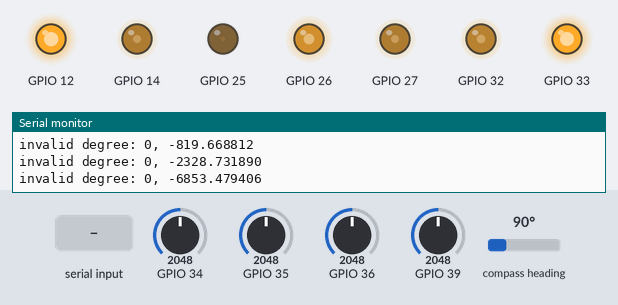
The sketch below on a simulated ESP32. Parts: output pins drawn as LEDs (lit = HIGH), the last lines printed to the serial monitor. Wiring (inferred from the names in the program): AS5600 angle sensor at I2C address 0x36. The test bench sets the inputs (shaded band); at power-on: compass heading 90°, GPIO 34 = 2048, GPIO 35 = 2048, GPIO 36 = 2048, GPIO 39 = 2048.

Above: at 4.55 s.
4.8 s: compass heading set to 7°
7.8 s: GPIO 34 set to 2866
At 9.28 s:
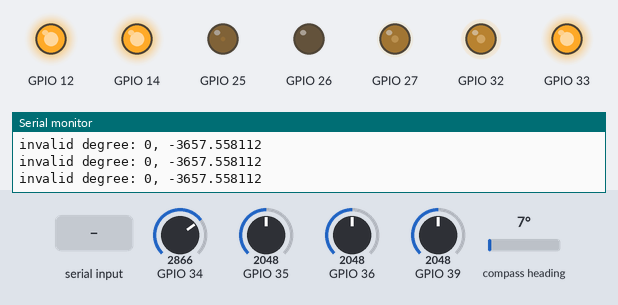
10.8 s: GPIO 35 set to 2866
At 12.44 s:
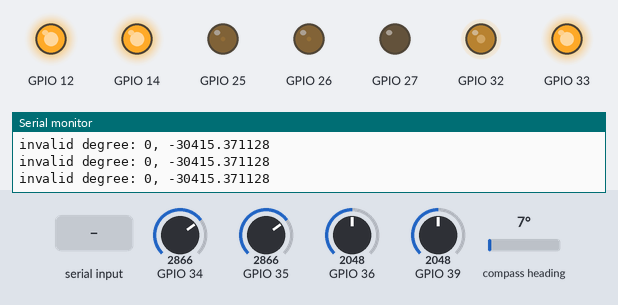
13.8 s: "?\n" received over Serial
16.8 s: GPIO 36 set to 2866
At 16.97 s:
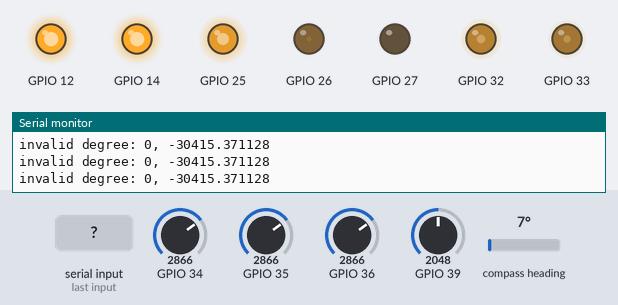
19.8 s: GPIO 39 set to 2866
At 19.98 s:
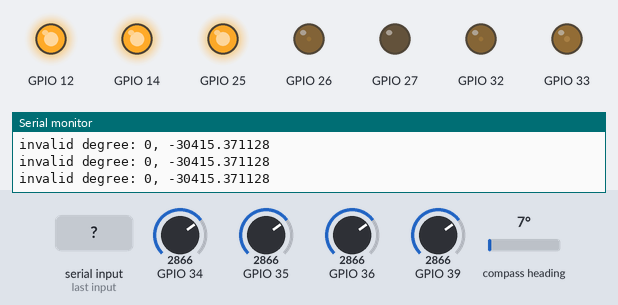
Timing chart, 0 to 25.1 s (numbered marks = the images above; inputs shaded):
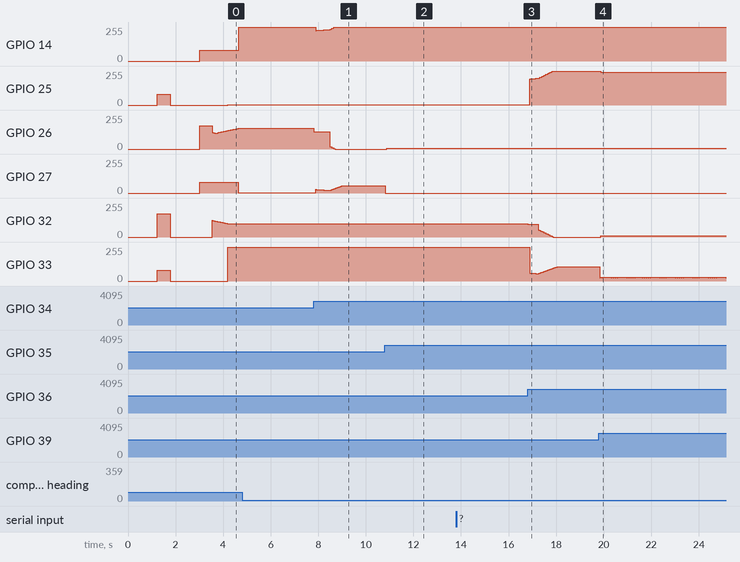

Measured:
- after the input at 10.8 s, GPIO 26: 0/255 → 6/255 after 0.08 s, then repeats every 0.08 s: 5/255 0.02 s, 4/255 0.05 s, 6/255 0.01 s
- after the input at 19.8 s, GPIO 25: 255/255 → 245/255 after 0.07 s, then repeats every 0.08 s: 246/255 0.02 s, 247/255 0.05 s, 245/255 0.01 s; GPIO 32: 0/255 → 10/255 after 0.07 s, then repeats every 0.08 s: 9/255 0.02 s, 8/255 0.05 s, 10/255 0.01 s

The sketch:

my-foc-project.ino
```cpp
// (licence header left out)
#include "pid.h"
#include "InlineCurrent.h"
#include "AS5600.h"
#include "foc.h"

static bldc         *motor_list[MOTOR_NUMB];
static AngleSensor  *angle_list[MOTOR_NUMB];
static CurrSense    *current_list[MOTOR_NUMB];
static foc          *foc_list[MOTOR_NUMB];
static float ref_param[MOTOR_NUMB];

static int motor_id;
static int run_mode;
static float motor_target = 0.0f;
static int count = 0;

static float radian_prev = 0;
static float ratchet_target = 0;


static void print_help()
{
    printf("mode=<n> set foc running mode:\n");
    printf("\t\t n = 0 : speed mode, dual motor runing as same target speed\n");
    printf("\t\t n = 1 : postion mode, dual motor runing as same target position\n");
    printf("\t\t n = 2 : postion feedback mode, use another motor's position as input\n");
    printf("\t\t n = 3 : postion ratchet mode, Motor0 as input, Motor1 runs like a ratchet\n");

    printf("target=<val> set the target value for running mode\n");
    printf("\t\t speed mode, val = [-100, 100] rad/s\n");
    printf("\t\t position mode, val = [-1024, 1024] radian\n");
}

static void serialReceiveUserCommand()
{
    // a string to hold incoming data
    static String received_chars;

    int commaPosition = 0;
    String command = "";
    float val = 0;

    while (Serial.available()) {
        // get the new byte:
        char inChar = (char)Serial.read();
        received_chars += inChar;
        // end of user input
        if (inChar == '\n') {
            commaPosition = received_chars.indexOf('='); // cmd = value
            int size = received_chars.indexOf('\n') - 1;

            if (commaPosition == -1 || received_chars == "?") {
                print_help();
                received_chars = "";
                continue;
            }

            command = received_chars.substring(0, commaPosition);
            val = received_chars.substring(commaPosition + 1, size).toDouble();

            printf("%s = %f\n", command.c_str(), val);

            if (command == "motor") {
                motor_id = val;
            }
            else if (command == "mode") {
                run_mode = val;
                motor_target = 0;
                foc_list[MOTOR_ID_0]->setMode(run_mode);
                foc_list[MOTOR_ID_1]->setMode(run_mode);
            }
            else if (command == "target") {
                motor_target = val;
            }
            else if (command == "p") {

                foc_list[motor_id]->setDebug(run_mode, FOC_PID_KP, val);
            }
            else if (command == "i") {

                foc_list[motor_id]->setDebug(run_mode, FOC_PID_KI, val);
            }
            else if (command == "d") {

                foc_list[motor_id]->setDebug(run_mode, FOC_PID_KD, val);
            }
            else if (command == "if") {
                foc_list[motor_id]->setDebug(run_mode, FOC_PID_KI_FACTOR, val);
            }

            // reset the command buffer
            received_chars = "";
        }
    }
}

static void create_motor_controller(int id)
{
    bldc *_motor        = new bldc(id, 12);
    AngleSensor *_angle = new AngleSensor(id, 1, 7);
    CurrSense *_current = new CurrSense(id);
    foc *_foc           = new foc(_motor, _current, _angle);

    motor_list[id] = _motor;
    current_list[id] = _current;
    angle_list[id] = _angle;
    foc_list[id] = _foc;

    _foc->initAndCalibrateSensor();
    _foc->updateSensors();
    // setup default running mode
    _foc->setMode(run_mode);
}

void setup()
{
    Serial.begin(230400);
    pinMode(12, OUTPUT);
    digitalWrite(12, HIGH);  //V4电机使能

    run_mode = FOC_MODE_POS_FEED;
    motor_id = MOTOR_ID_0;

    create_motor_controller(MOTOR_ID_0);
    create_motor_controller(MOTOR_ID_1);
}

void loop()
{
    // unsigned long timestamp_prev = micros();
    serialReceiveUserCommand();

    for (int i = 0; i < MOTOR_NUMB; i++) {
        foc_list[i]->updateSensors();
        ref_param[i] = angle_list[i]->getFullRadian();
    }

    // if (i == MOTOR_ID_0) continue;
    switch (run_mode) {
        // case FOC_PID_MODE_ID:
        //     _foc->setTargetCurrent(0, motor_target[i]);
        //     break;

        case FOC_MODE_VEL:
            for (int i = 0; i < MOTOR_NUMB; i++) {
                foc_list[i]->setTargetVelocity(motor_target);
                ref_param[i] = angle_list[i]->getVelocity();
            }
            break;

        case FOC_MODE_POS:
            for (int i = 0; i < MOTOR_NUMB; i++) {
                foc_list[i]->setTargetPosition(motor_target);
            }
            break;

        case FOC_MODE_POS_FEED:
            foc_list[MOTOR_ID_0]->setTargetPosition(ref_param[MOTOR_ID_1]);
            foc_list[MOTOR_ID_1]->setTargetPosition(ref_param[MOTOR_ID_0]);
            break;

        case FOC_MODE_POS_RATCHET: {
            float delat_angle = ref_param[MOTOR_ID_0] - radian_prev;
            if (delat_angle > _PI / 3) {
                ratchet_target += delat_angle;
                radian_prev = ref_param[MOTOR_ID_0];
            }
            else if (ref_param[MOTOR_ID_0] < radian_prev) {
                radian_prev = ref_param[MOTOR_ID_0];
            }
            foc_list[MOTOR_ID_1]->setTargetPosition(ratchet_target);
            break;
        }
        default :
            printf("unsupport run mode : %d\n", run_mode);
            break;
    }

    // if (count++ > 100) {
    //     count = 0;
    //     printf("pos: %f, %f\n", ref_param[0], ref_param[1]);
    // }
    // unsigned long timestamp_now = micros();
    // printf("the loop consume(us): %d\n", timestamp_now - timestamp_prev);

    // single bldc motor: 460us
    // double bldc motor: 880
}
```

AS5600.cpp
```cpp
#include <Arduino.h>

#include "Wire.h"
#include "AS5600.h"
#include "lowpass_filter.h"

#define AS5600_ADDR 0x36
#define AS5600_ANGLE_REG 0x0C
#define AS5600_I2C_CLK 400000UL

static int count = 0;

AngleSensor::AngleSensor(uint8_t id, int dir, uint8_t poles)
    : id(id),
      direction(dir),
      pole_pairs(poles)
{
    timestamp_now = timestamp_prev = 0;
    round = 0;
    full_radian_cur = full_radian_prev = 0;
    radian_cur = radian_prev = 0;

    velocity_rad = 0;
    initial_degree = 0;
    velocity = new LowPassFilter(0.05); //Tf = 50ms
    position = new LowPassFilter(0.01); //Tf = 10ms

    wire = new TwoWire(id);
}

void AngleSensor::init()
{
    constexpr int I2C_PIN[] = {
        /*MOTOR0*/ 19, 18,
        /*MOTOR1*/ 23, 5
    };

    int i2c_scl_pin = I2C_PIN[0 + id * 2];
    int i2c_dat_pin = I2C_PIN[1 + id * 2];

    wire->begin(i2c_scl_pin, i2c_dat_pin, AS5600_I2C_CLK);
    wire->beginTransmission(AS5600_ADDR);
    wire->write(AS5600_ANGLE_REG);
    wire->endTransmission(false);

    uint32_t _raw = 0;
    for (int i = 0; i < 128; i++) {
         _raw += getRawAngle();
    }
    initial_degree = _raw >> 7;
    timestamp_now = timestamp_prev = micros();
    printf("as5600 initial degree = %d\n", initial_degree);
}

uint16_t AngleSensor::getRawAngle()
{
    byte readArray[2] = {0};
    static int32_t degree_prev = 0;
    wire->requestFrom(AS5600_ADDR, (uint8_t)2);

    for (int i = 0; i < 2; i++) {
        readArray[i] = wire->read();
    }
    uint16_t raw_angle = ((readArray[0] << 8) | readArray[1]);
    uint16_t degree = (raw_angle * 360) >> 12;

    if (fabs(degree - degree_prev) > 720) {
        printf("invalid degree: %d, %f\n", id, degree);
        degree = degree_prev;
    }
    degree_prev = degree;
    return degree;
}
/*
* bref: convert the angle to radian
* input angle: [0, 360]
* return: range [0, 2_PI]
*/
float AngleSensor::normalizeAngle(const float angle)
{
    float a = fmod(angle, _2PI);
    if (a < 0.0) {
        a += _2PI;
    }
    return a;
}
/*
* bref: return the physical_rad
* return: range [0, 2_PI]
*/
float AngleSensor::getAbsRadian()
{
    return direction * radian_cur;
}

float AngleSensor::getElectricAngle(bool is_mock)
{
    float physical_rad = 0;
    if (is_mock) {
        static int physical_ang = 0;
        physical_ang += 2;
        if (physical_ang >= 360) physical_ang = 0;

        physical_rad = physical_ang * _PI / 180.0f;
    }
    else {
        physical_rad = getAbsRadian();
    }

    float ele_angle = normalizeAngle(physical_rad * pole_pairs);

    // printf("physical_rad = %f, ele_angle=%f\n", physical_rad, ele_angle);

    return ele_angle;
}

float AngleSensor::getFullRadian()
{
    return direction * position->process(full_radian_cur);
}

float AngleSensor::getVelocity()
{
    return direction * velocity->process(velocity_rad);
}

void AngleSensor::sensorUpdate()
{
    timestamp_now = micros();

    uint16_t degree = getRawAngle();
    // uint16_t deg_aligned = (degree >= initial_degree) ?
    //             (degree - initial_degree) : (360 - initial_degree + degree);

    uint16_t deg_aligned = (degree >= initial_degree) ?
                (360 - degree + initial_degree) : (initial_degree - degree);

    radian_cur = deg_aligned * _PI / 180;

    float delta_radian = radian_cur - radian_prev;

    if(fabs(delta_radian) > _1_6_PI ) {
        round += ( delta_radian > 0 ) ? -1 : 1;
    }

    full_radian_cur = round * _2PI + radian_cur;

    float Ts = (timestamp_now - timestamp_prev) * 1e-6;
    if(Ts <= 0) {
        Ts = 1e-3f;
        printf("system timer overflowed\n");
        while(1);
    }

    velocity_rad = (full_radian_cur - full_radian_prev) / Ts;

    // if (count++ > 200 ) {
    //     count = 0;
    //     printf("angle: %d, %f, %d, %f\n", deg_aligned, radian_cur, round, velocity_rad);
    // }

    radian_prev = radian_cur;
    full_radian_prev = full_radian_cur;
    timestamp_prev = timestamp_now;
}
```

AS5600.h
```cpp
#include <Arduino.h>
#include "Wire.h"

class LowPassFilter;

constexpr float _PI     = 3.14159265359f;
constexpr float _1_6_PI = 5.026548245743f;
constexpr float _2PI    = 6.28318530718f;

class AngleSensor
{
  public:
    AngleSensor(uint8_t id, int dir, uint8_t poles);
    // void Sensor_init();

    float getElectricAngle(bool is_mock = false);
    float getVelocity();
    float getFullRadian();

    void sensorUpdate();
    void init();

  private:
    float normalizeAngle(const float angle);
    uint16_t getRawAngle();
    float getAbsRadian();

  private:
    uint8_t id;
    int direction;
    uint8_t pole_pairs;

    TwoWire* wire;
    LowPassFilter *velocity; // rad/s
    LowPassFilter *position;

    float radian_cur;
    float radian_prev;

    float full_radian_cur;
    float full_radian_prev;
    float velocity_rad;

    int32_t initial_degree;
    int32_t round;

    unsigned long timestamp_prev;
    unsigned long timestamp_now;
    // int32_t round_prev;
};
```

InlineCurrent.cpp
```cpp
#include <Arduino.h>

#include "InlineCurrent.h"
#include "lowpass_filter.h"

#define ADC_VOLTAGE         3.3f         // ADC 电压
#define ADC_RESOLUTION      4095.0f      // ADC width
#define SHUNT_RESISTOR      0.01f        // 分流电阻值
#define AMP_GAIN            50           // 电流检测运算放大器增益
#define VOLT_TO_AMP_RATIO   (1.0f / SHUNT_RESISTOR / AMP_GAIN)

// ADC 计数到电压转换比率求解
#define _ADC_CONV ( (ADC_VOLTAGE) / (ADC_RESOLUTION) )

CurrSense::CurrSense(int id)
{
    constexpr uint8_t GPIO_ADC[] = {39, 36, 35, 34};

    pinA = GPIO_ADC[0 + id * 2];
    pinB = GPIO_ADC[1 + id * 2];

    // gains for each phase
    gain_a = VOLT_TO_AMP_RATIO;
    gain_b = VOLT_TO_AMP_RATIO;
    // gain_c = VOLT_TO_AMP_RATIO * -1;

    phase_a = new LowPassFilter(0.005);
    phase_b = new LowPassFilter(0.005);
}

float CurrSense::readADCVoltageInline(const int pin)
{
    uint32_t raw_adc = analogRead(pin);
    return raw_adc * _ADC_CONV;
}

void CurrSense::configureADCInline(const int pinA,const int pinB)
{
    pinMode(pinA, INPUT);
    pinMode(pinB, INPUT);
    // if( _isset(pinC) ) pinMode(pinC, INPUT);
}

// 查找 ADC 零偏移量的函数
void CurrSense::calibrateOffsets()
{
    const int calibration_rounds = 1000;

    offset_ia = 0;
    offset_ib = 0;
    // offset_ic = 0;
    for (int i = 0; i < calibration_rounds; i++) {
        offset_ia += readADCVoltageInline(pinA);
        offset_ib += readADCVoltageInline(pinB);
        // if(_isset(pinC)) offset_ic += readADCVoltageInline(pinC);
        delay(1);
    }

    offset_ia = offset_ia / calibration_rounds;
    offset_ib = offset_ib / calibration_rounds;
    // if(_isset(pinC)) offset_ic = offset_ic / calibration_rounds;
}

void CurrSense::init()
{
    configureADCInline(pinA,pinB);

    calibrateOffsets();
}

void CurrSense::getPhaseCurrents()
{
    current_a = (readADCVoltageInline(pinA) - offset_ia)*gain_a;// amps
    current_b = (readADCVoltageInline(pinB) - offset_ib)*gain_b;// amps
    // current_c = (!_isset(pinC)) ? 0 : (readADCVoltageInline(pinC) - offset_ic)*gain_c; // amps
}

float CurrSense::getCurentA()
{
    // float _a = phase_a->process(current_a);
    // printf("current A: %f, %f\n", current_a, _a);
    return current_a;
}

float CurrSense::getCurentB()
{
    // float _b = phase_b->process(current_b);
    return current_b;
}
```

InlineCurrent.h
```cpp
#include <Arduino.h>

class LowPassFilter;

class CurrSense
{
  public:
    CurrSense(int id);
    void init();
    void getPhaseCurrents();
    float getCurentA();
    float getCurentB();

private:
    float readADCVoltageInline(const int pin);
    void configureADCInline(const int pinA, const int pinB);
    void calibrateOffsets();

private:
    // int _Mot_Num;
    float current_a,current_b;//,current_c;
    LowPassFilter *phase_a, *phase_b;
    int pinA;
    int pinB;
    // int pinC;
    float offset_ia;
    float offset_ib;
    // float offset_ic;
    // float _shunt_resistor;
    // float amp_gain;

    // float volts_to_amps_ratio;

    float gain_a;
    float gain_b;
    // float gain_c;

};
```

foc.h
```cpp
// (licence header left out)
#ifndef FOC_ALGO_H
#define FOC_ALGO_H

class LowPassFilter;
class pid;
class AngleSensor;
class CurrSense;

enum {
    MOTOR_ID_0,
    MOTOR_ID_1,
    MOTOR_NUMB,
} MOTOR_ENUM;

class bldc {
    public:
        bldc(int id, int power/*, uint8_t poles*/);
        int init();
        // uint8_t getPolePairs() {return pole_pairs; }
        int getMaxPower() {return supply_power; }
        void setPwm(float Ta, float Tb, float Tc);

    private:
        int id;
        int pole_pairs;
        int supply_power;
        int gpio_index[3];
};

class foc {
    public:
        foc(bldc *m, CurrSense* cur, AngleSensor* ang);
        ~foc() = default;

        void initAndCalibrateSensor();
        void setTargetPosition(float target);
        void setTargetVelocity(float target);
        void setTargetCurrent(float target_iq, float target_id);
        void updateSensors();
        void setMaxTorqueForPosition(float cur) { position_pid->setMaxOutput(cur); }

        void setMode(int mode);
        void setDebug(int mode, int id, float set);

        float getTorqueMaxCurrent() { return Iq_max; }

    private:
        uint8_t identifySection(float A, float B, float C);

        void clarkPark(float elec_angle);
        void invParkSvpwm(float Uq, float Ud, float elec_angle);
        void setTorque(float Uq, float Ud, float elec_angle);

    private:
        uint8_t section; // identify stator section number
        float rpm; //1rpm = 9.5493 * 1 rad/s; 2000rpm = 209.44 rad/s
        // float torque_max;

        bldc *motor;
        CurrSense *current;
        AngleSensor* angle;

        LowPassFilter *Id_fliter;
        LowPassFilter *Iq_fliter;

        pid* position_pid;
        pid* speed_pid;
        pid* torque_d_pid;
        pid* torque_q_pid;

        // caculate data
        // float Ua;
        // float Ub;
        // float Uc;
        int Udc; // supply voltage. for example: 12.6v ==> 126

        float U_alpha;
        float U_beta;
        float Ud; // expect as 0
        float Uq; // decide the torque
        float Uq_max; // 6.9v => 69

        // measure data
        float Ia;
        float Ib;
        float I_alpha;
        float I_beta;
        float Id;
        float Iq;
        float Iq_max;

};


#endif
```

lowpass_filter.cpp
```cpp
 #include <Arduino.h>

#include "lowpass_filter.h"


LowPassFilter::LowPassFilter(float time_constant)
    :   Tf(time_constant),
        value(0.0f)
{
    timestamp_prev = micros();
}

float LowPassFilter::process(float x)
{
    unsigned long timestamp = micros();
    float dt = (timestamp - timestamp_prev)*1e-6f;

    if (dt < 0.0f ) dt = 1e-3f;
    else if(dt > 0.3f) {
        value = x;
        timestamp_prev = timestamp;
        return x;
    }

    float alpha = Tf / (Tf + dt);
    value = alpha * value + (1.0f - alpha) * x;
    timestamp_prev = timestamp;

    return value;
}
// velocity::velocity()
//     : fliter(0.02),  // Tf = 10ms
//       radian_vel(0),
//       rpm(0)
// {
// }

// void velocity::update(float x)
// {
//     radian_vel = fliter.process(x);
//     rpm = 9.5493f * radian_vel;
// }

//   _velocity.update(direction * _vel);
```

lowpass_filter.h
```cpp
//

#ifndef LOWPASS_FILTER_H
#define LOWPASS_FILTER_H

/**
  * 低通滤波器类
  */

class LowPassFilter
{
public:
    /**
     * @Tf - 低通滤波时间常数
     */
    LowPassFilter(float Tf);
    ~LowPassFilter() = default;

    float process(float x);

protected:
    unsigned long timestamp_prev;  //!< 最后执行时间戳
    float Tf; //!< 低通滤波时间常数
    float value;
};


// class velocity
// {
//     public:
//         velocity();

//         ~velocity() = default;

//         void update(float x);

//         float getVelocity() { return radian_vel; }
//         float getRpm() { return rpm; }

//     private:
//         LowPassFilter fliter;
//         float radian_vel; //unit: rad/s
//         float rpm;
// };


#endif
```

Source omitted: foc.cpp (10553 bytes), pid.cpp (2034 bytes), pid.h (973 bytes)
